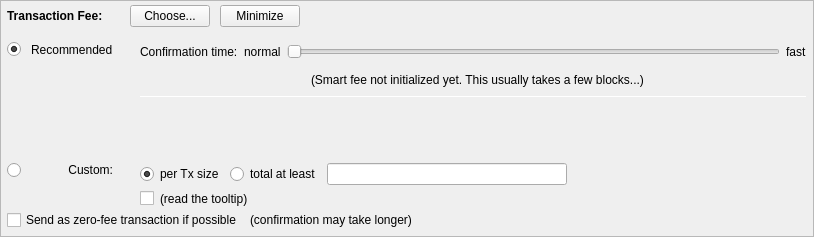
         <widget class="QFrame" name="frameFee">
          <property name="sizePolicy">
           <sizepolicy hsizetype="Expanding" vsizetype="Expanding">
            <horstretch>0</horstretch>
            <verstretch>0</verstretch>
           </sizepolicy>
          </property>
          <property name="maximumSize">
           <size>
            <width>16777215</width>
            <height>16777215</height>
           </size>
          </property>
          <property name="frameShape">
           <enum>QFrame::StyledPanel</enum>
          </property>
          <property name="frameShadow">
           <enum>QFrame::Sunken</enum>
          </property>
          <layout class="QVBoxLayout" name="verticalLayoutFee1">
           <property name="spacing">
            <number>0</number>
           </property>
           <property name="margin">
            <number>0</number>
           </property>
           <item>
            <layout class="QVBoxLayout" name="verticalLayoutFee2" stretch="0,0,0">
             <property name="spacing">
              <number>0</number>
             </property>
             <property name="leftMargin">
              <number>6</number>
             </property>
             <property name="topMargin">
              <number>0</number>
             </property>
             <property name="rightMargin">
              <number>6</number>
             </property>
             <item>
              <layout class="QHBoxLayout" name="horizontalLayoutFee1">
               <property name="bottomMargin">
                <number>0</number>
               </property>
               <item>
                <layout class="QVBoxLayout" name="verticalLayoutFee7">
                 <property name="spacing">
                  <number>0</number>
                 </property>
                 <item>
                  <spacer name="verticalSpacerSmartFee">
                   <property name="orientation">
                    <enum>Qt::Vertical</enum>
                   </property>
                   <property name="sizeType">
                    <enum>QSizePolicy::Fixed</enum>
                   </property>
                   <property name="sizeHint" stdset="0">
                    <size>
                     <width>1</width>
                     <height>4</height>
                    </size>
                   </property>
                  </spacer>
                 </item>
                 <item>
                  <layout class="QHBoxLayout" name="horizontalLayoutSmartFee">
                   <property name="spacing">
                    <number>10</number>
                   </property>
                   <item>
                    <widget class="QLabel" name="labelFeeHeadline">
                     <property name="sizePolicy">
                      <sizepolicy hsizetype="Preferred" vsizetype="Maximum">
                       <horstretch>0</horstretch>
                       <verstretch>0</verstretch>
                      </sizepolicy>
                     </property>
                     <property name="font">
                      <font>
                       <weight>75</weight>
                       <bold>true</bold>
                      </font>
                     </property>
                     <property name="styleSheet">
                      <string notr="true">font-weight:bold;</string>
                     </property>
                     <property name="text">
                      <string>Transaction Fee:</string>
                     </property>
                    </widget>
                   </item>
                   <item>
                    <widget class="QLabel" name="labelFeeMinimized">
                     <property name="text">
                      <string/>
                     </property>
                    </widget>
                   </item>
                   <item>
                    <widget class="QPushButton" name="buttonChooseFee">
                     <property name="text">
                      <string>Choose...</string>
                     </property>
                    </widget>
                   </item>
                   <item>
                    <widget class="QPushButton" name="buttonMinimizeFee">
                     <property name="toolTip">
                      <string>collapse fee-settings</string>
                     </property>
                     <property name="text">
                      <string>Minimize</string>
                     </property>
                    </widget>
                   </item>
                  </layout>
                 </item>
                 <item>
                  <spacer name="verticalSpacer_5">
                   <property name="orientation">
                    <enum>Qt::Vertical</enum>
                   </property>
                   <property name="sizeHint" stdset="0">
                    <size>
                     <width>1</width>
                     <height>1</height>
                    </size>
                   </property>
                  </spacer>
                 </item>
                </layout>
               </item>
               <item>
                <spacer name="horizontalSpacer_4">
                 <property name="orientation">
                  <enum>Qt::Horizontal</enum>
                 </property>
                 <property name="sizeHint" stdset="0">
                  <size>
                   <width>40</width>
                   <height>20</height>
                  </size>
                 </property>
                </spacer>
               </item>
              </layout>
             </item>
             <item>
              <widget class="QFrame" name="frameFeeSelection">
               <layout class="QVBoxLayout" name="verticalLayoutFee12">
                <property name="spacing">
                 <number>0</number>
                </property>
                <property name="margin">
                 <number>0</number>
                </property>
                <item>
                 <layout class="QGridLayout" name="gridLayoutFee">
                  <property name="topMargin">
                   <number>10</number>
                  </property>
                  <property name="bottomMargin">
                   <number>4</number>
                  </property>
                  <property name="horizontalSpacing">
                   <number>10</number>
                  </property>
                  <property name="verticalSpacing">
                   <number>4</number>
                  </property>
                  <item row="2" column="0">
                   <layout class="QVBoxLayout" name="verticalLayoutFee4" stretch="0">
                    <item>
                     <spacer name="verticalSpacer_2">
                      <property name="orientation">
                       <enum>Qt::Vertical</enum>
                      </property>
                      <property name="sizeHint" stdset="0">
                       <size>
                        <width>1</width>
                        <height>1</height>
                       </size>
                      </property>
                     </spacer>
                    </item>
                   </layout>
                  </item>
                  <item row="3" column="0">
                   <layout class="QVBoxLayout" name="verticalLayoutFee9" stretch="0,1">
                    <item>
                     <widget class="QRadioButton" name="radioCustomFee">
                      <property name="text">
                       <string/>
                      </property>
                      <attribute name="buttonGroup">
                       <string notr="true">groupFee</string>
                      </attribute>
                     </widget>
                    </item>
                    <item>
                     <spacer name="verticalSpacer_6">
                      <property name="orientation">
                       <enum>Qt::Vertical</enum>
                      </property>
                      <property name="sizeHint" stdset="0">
                       <size>
                        <width>1</width>
                        <height>1</height>
                       </size>
                      </property>
                     </spacer>
                    </item>
                   </layout>
                  </item>
                  <item row="3" column="1">
                   <widget class="QLabel" name="labelCustomFee">
                    <property name="text">
                     <string>Custom:</string>
                    </property>
                    <property name="alignment">
                     <set>Qt::AlignRight|Qt::AlignTop|Qt::AlignTrailing</set>
                    </property>
                   </widget>
                  </item>
                  <item row="3" column="4">
                   <layout class="QVBoxLayout" name="verticalLayoutFee8">
                    <property name="spacing">
                     <number>6</number>
                    </property>
                    <item>
                     <layout class="QHBoxLayout" name="horizontalLayoutFee13">
                      <item>
                       <widget class="QRadioButton" name="radioCustomPerKilobyte">
                        <property name="toolTip">
                         <string>&lt;html&gt;&lt;head/&gt;&lt;body&gt;&lt;p&gt;Expressed in kylobytes, If the custom fee is set to 1000 uLAXs and the transaction is only 250 bytes, then &amp;quot;per kilobyte&amp;quot; only pays 250 uLAXs in fee,&lt;br/&gt;while &amp;quot;at least&amp;quot; pays 1000 uLAXs. For transactions bigger than a kilobyte both pay by kilobyte. The size of the transaction is determined by the amount of addresses from and to that you include in the transaction block rather the LAX amount number that you pay.&lt;/p&gt;&lt;/body&gt;&lt;/html&gt;</string>
                        </property>
                        <property name="text">
                         <string>per Tx size</string>
                        </property>
                        <property name="checked">
                         <bool>true</bool>
                        </property>
                        <attribute name="buttonGroup">
                         <string notr="true">groupCustomFee</string>
                        </attribute>
                       </widget>
                      </item>
                      <item>
                       <widget class="QRadioButton" name="radioCustomAtLeast">
                        <property name="toolTip">
                         <string>If the custom fee is set to 1000 uLAXs and the transaction is only 250 bytes, then &quot;per kilobyte&quot; only pays 250 uLAXs in fee,&lt;br /&gt;while &quot;total at least&quot; pays 1000 uLAXs. For transactions bigger than a kilobyte both pay by kilobyte.</string>
                        </property>
                        <property name="text">
                         <string>total at least</string>
                        </property>
                        <attribute name="buttonGroup">
                         <string notr="true">groupCustomFee</string>
                        </attribute>
                       </widget>
                      </item>
                      <item>
                       <widget class="BitcoinAmountField" name="customFee"/>
                      </item>
                      <item>
                       <spacer name="horizontalSpacer_6">
                        <property name="orientation">
                         <enum>Qt::Horizontal</enum>
                        </property>
                        <property name="sizeHint" stdset="0">
                         <size>
                          <width>1</width>
                          <height>1</height>
                         </size>
                        </property>
                       </spacer>
                      </item>
                     </layout>
                    </item>
                    <item>
                     <layout class="QHBoxLayout" name="horizontalLayoutFee8">
                      <item>
                       <widget class="QCheckBox" name="checkBoxMinimumFee">
                        <property name="toolTip">
                         <string>Paying only the minimum fee is just fine as long as there is less transaction volume than space in the blocks.&lt;br /&gt;But be aware that this can end up in a never confirming transaction once there is more demand for LAPO transactions than the network can process.</string>
                        </property>
                        <property name="text">
                         <string/>
                        </property>
                       </widget>
                      </item>
                      <item>
                       <widget class="QLabel" name="labelMinFeeWarning">
                        <property name="enabled">
                         <bool>true</bool>
                        </property>
                        <property name="toolTip">
                         <string>Paying only the minimum fee is just fine as long as there is less transaction volume than space in the blocks.&lt;br /&gt;But be aware that this can end up in a never confirming transaction once there is more demand for LAPO transactions than the network can process.</string>
                        </property>
                        <property name="text">
                         <string>(read the tooltip)</string>
                        </property>
                        <property name="margin">
                         <number>5</number>
                        </property>
                       </widget>
                      </item>
                      <item>
                       <spacer name="horizontalSpacer_2">
                        <property name="orientation">
                         <enum>Qt::Horizontal</enum>
                        </property>
                        <property name="sizeHint" stdset="0">
                         <size>
                          <width>1</width>
                          <height>1</height>
                         </size>
                        </property>
                       </spacer>
                      </item>
                     </layout>
                    </item>
                   </layout>
                  </item>
                  <item row="1" column="1">
                   <widget class="QLabel" name="labelSmartFee_2">
                    <property name="text">
                     <string>Recommended</string>
                    </property>
                   </widget>
                  </item>
                  <item row="0" column="4" rowspan="3">
                   <layout class="QVBoxLayout" name="verticalLayoutFee3" stretch="0,0,0,0,1,0">
                    <property name="spacing">
                     <number>6</number>
                    </property>
                    <property name="topMargin">
                     <number>2</number>
                    </property>
                    <property name="bottomMargin">
                     <number>20</number>
                    </property>
                    <item>
                     <layout class="QHBoxLayout" name="horizontalLayoutFee9">
                      <item>
                       <widget class="QLabel" name="labelSmartFee3">
                        <property name="text">
                         <string>Confirmation time:</string>
                        </property>
                        <property name="margin">
                         <number>2</number>
                        </property>
                       </widget>
                      </item>
                      <item>
                       <widget class="QLabel" name="labelSmartFeeNormal">
                        <property name="text">
                         <string>normal</string>
                        </property>
                        <property name="margin">
                         <number>2</number>
                        </property>
                       </widget>
                      </item>
                      <item>
                       <widget class="QSlider" name="sliderSmartFee">
                        <property name="minimumSize">
                         <size>
                          <width>0</width>
                          <height>24</height>
                         </size>
                        </property>
                        <property name="minimum">
                         <number>0</number>
                        </property>
                        <property name="maximum">
                         <number>24</number>
                        </property>
                        <property name="pageStep">
                         <number>1</number>
                        </property>
                        <property name="value">
                         <number>0</number>
                        </property>
                        <property name="orientation">
                         <enum>Qt::Horizontal</enum>
                        </property>
                        <property name="invertedAppearance">
                         <bool>false</bool>
                        </property>
                        <property name="invertedControls">
                         <bool>false</bool>
                        </property>
                        <property name="tickPosition">
                         <enum>QSlider::NoTicks</enum>
                        </property>
                       </widget>
                      </item>
                      <item>
                       <widget class="QLabel" name="labelSmartFeeFast">
                        <property name="text">
                         <string>fast</string>
                        </property>
                       </widget>
                      </item>
                     </layout>
                    </item>
                    <item>
                     <layout class="QHBoxLayout" name="horizontalLayout_recommended_texts">
                      <property name="spacing">
                       <number>0</number>
                      </property>
                      <item>
                       <spacer name="horizontalSpacer_8">
                        <property name="orientation">
                         <enum>Qt::Horizontal</enum>
                        </property>
                        <property name="sizeHint" stdset="0">
                         <size>
                          <width>40</width>
                          <height>20</height>
                         </size>
                        </property>
                       </spacer>
                      </item>
                      <item>
                       <widget class="QLabel" name="labelFeeEstimation">
                        <property name="text">
                         <string/>
                        </property>
                        <property name="margin">
                         <number>2</number>
                        </property>
                       </widget>
                      </item>
                      <item>
                       <widget class="QLabel" name="labelSmartFee2">
                        <property name="text">
                         <string>(Smart fee not initialized yet. This usually takes a few blocks...)</string>
                        </property>
                        <property name="alignment">
                         <set>Qt::AlignLeading|Qt::AlignLeft|Qt::AlignVCenter</set>
                        </property>
                        <property name="wordWrap">
                         <bool>false</bool>
                        </property>
                        <property name="margin">
                         <number>2</number>
                        </property>
                        <property name="indent">
                         <number>-1</number>
                        </property>
                       </widget>
                      </item>
                      <item>
                       <spacer name="horizontalSpacer_3">
                        <property name="orientation">
                         <enum>Qt::Horizontal</enum>
                        </property>
                        <property name="sizeHint" stdset="0">
                         <size>
                          <width>40</width>
                          <height>20</height>
                         </size>
                        </property>
                       </spacer>
                      </item>
                     </layout>
                    </item>
                    <item>
                     <widget class="Line" name="line_2">
                      <property name="minimumSize">
                       <size>
                        <width>0</width>
                        <height>1</height>
                       </size>
                      </property>
                      <property name="maximumSize">
                       <size>
                        <width>16777215</width>
                        <height>1</height>
                       </size>
                      </property>
                      <property name="orientation">
                       <enum>Qt::Horizontal</enum>
                      </property>
                     </widget>
                    </item>
                    <item>
                     <layout class="QHBoxLayout" name="horizontalLayoutFee12">
                      <item>
                       <spacer name="horizontalSpacer_5">
                        <property name="orientation">
                         <enum>Qt::Horizontal</enum>
                        </property>
                        <property name="sizeHint" stdset="0">
                         <size>
                          <width>1</width>
                          <height>1</height>
                         </size>
                        </property>
                       </spacer>
                      </item>
                     </layout>
                    </item>
                    <item>
                     <spacer name="verticalSpacer_4">
                      <property name="orientation">
                       <enum>Qt::Vertical</enum>
                      </property>
                      <property name="sizeHint" stdset="0">
                       <size>
                        <width>1</width>
                        <height>1</height>
                       </size>
                      </property>
                     </spacer>
                    </item>
                    <item>
                     <spacer name="verticalSpacer_3">
                      <property name="orientation">
                       <enum>Qt::Vertical</enum>
                      </property>
                      <property name="sizeHint" stdset="0">
                       <size>
                        <width>20</width>
                        <height>40</height>
                       </size>
                      </property>
                     </spacer>
                    </item>
                   </layout>
                  </item>
                  <item row="1" column="2">
                   <widget class="QLabel" name="labelSmartFee">
                    <property name="text">
                     <string/>
                    </property>
                    <property name="margin">
                     <number>2</number>
                    </property>
                   </widget>
                  </item>
                  <item row="1" column="0">
                   <widget class="QRadioButton" name="radioSmartFee">
                    <property name="text">
                     <string/>
                    </property>
                    <property name="checked">
                     <bool>true</bool>
                    </property>
                    <attribute name="buttonGroup">
                     <string notr="true">groupFee</string>
                    </attribute>
                   </widget>
                  </item>
                 </layout>
                </item>
                <item>
                 <layout class="QHBoxLayout" name="horizontalLayoutFee5" stretch="0,0,0">
                  <property name="spacing">
                   <number>8</number>
                  </property>
                  <property name="bottomMargin">
                   <number>4</number>
                  </property>
                  <item>
                   <widget class="QCheckBox" name="checkBoxFreeTx">
                    <property name="text">
                     <string>Send as zero-fee transaction if possible</string>
                    </property>
                   </widget>
                  </item>
                  <item>
                   <widget class="QLabel" name="labelFreeTx">
                    <property name="text">
                     <string>(confirmation may take longer)</string>
                    </property>
                    <property name="margin">
                     <number>5</number>
                    </property>
                   </widget>
                  </item>
                  <item>
                   <spacer name="horizontalSpacerFee5">
                    <property name="orientation">
                     <enum>Qt::Horizontal</enum>
                    </property>
                    <property name="sizeHint" stdset="0">
                     <size>
                      <width>1</width>
                      <height>1</height>
                     </size>
                    </property>
                   </spacer>
                  </item>
                 </layout>
                </item>
                <item>
                 <spacer name="verticalSpacerFee2">
                  <property name="orientation">
                   <enum>Qt::Vertical</enum>
                  </property>
                  <property name="sizeHint" stdset="0">
                   <size>
                    <width>1</width>
                    <height>1</height>
                   </size>
                  </property>
                 </spacer>
                </item>
               </layout>
              </widget>
             </item>
             <item>
              <spacer name="verticalSpacerFee">
               <property name="orientation">
                <enum>Qt::Vertical</enum>
               </property>
               <property name="sizeHint" stdset="0">
                <size>
                 <width>800</width>
                 <height>1</height>
                </size>
               </property>
              </spacer>
             </item>
            </layout>
           </item>
          </layout>
         </widget>
